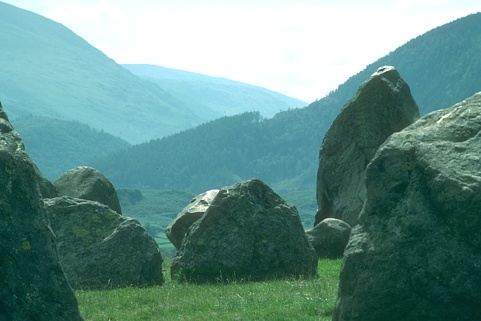
%> input picture inputData/image/241004.jpg, 481 x 321 px
$ octave --eval "result = extractContBW(rgb2gray(imread('../inputData/image/241004.jpg')));"   (GNU Octave 9; MATLAB toolbox functions it lacks are replaced by stand-ins)
%> lines starting %> are read from the running program, lines starting %| are printed output that depends on the picture
% Extract contours from a binary image

function contour = extractContBW(BW)

contour = {};

cont_filter = [0 1 0;
                     1 1 0;
                     0 0 0];
tmp_bw = conv2(BW, cont_filter, 'same');
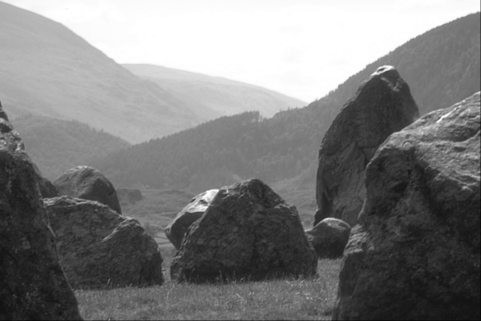
%> tmp_bw: size 321x481 double; min 30, max 765, mean 390.2; drawn with min black and max white
BW(tmp_bw == 3) = 0;

cont_filter = [0 1 0;
                     0 1 1;
                     0 0 0];
tmp_bw = conv2(BW, cont_filter, 'same');
BW(tmp_bw == 3) = 0;

cont_filter = [0 0 0;
                     1 1 0;
                     0 1 0];
tmp_bw = conv2(BW, cont_filter, 'same');
BW(tmp_bw == 3) = 0;

cont_filter = [0 0 0;
                     0 1 1;
                     0 1 0];
tmp_bw = conv2(BW, cont_filter, 'same');
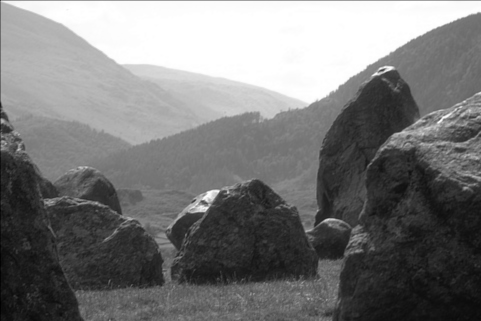
%> tmp_bw: size 321x481 double; min 51, max 765, mean 390.8; drawn with min black and max white
BW(tmp_bw == 3) = 0;

% Break the contours at crossing
cont_filter = [1 1 1;
                     1 0 1;
                     1 1 1];
tmp_bw = conv2(BW, cont_filter, 'same');
tmp_bw = tmp_bw.*BW;
%> tmp_bw: size 321x481 uint8; every value is 255
BW(tmp_bw >= 3) = 0;
%> BW: size 321x481 uint8; every value is 0

min_len = 20;

% find the beginning point of each trajectory
cont_filter = [1 1 1;
                     1 0 1;
                     1 1 1];
tmp_bw = conv2(BW, cont_filter, 'same');
%> tmp_bw: size 321x481 double; every value is 0
BW = tmp_bw.*BW;

[row, col]=find(BW == 1);
%> row = []; col = []
k=1;
endpoint=[row';col']';
%> endpoint = []

[row, column]=find(BW > 1);
%> column = []
all_p=[row'; column']';
%> all_p = []

while (~isempty(all_p))
    if isempty(endpoint)
        % all_p store all the begining point
        i = all_p(1,:);
        contourz = bwtraceboundary(BW, i, 'W', 8, 2000,'clockwise');
        % sepatate the contourz for two parts, and use both of them as the same
        % trajectory from different direction
        % contourz_half is the first half and contourz_half1 is the seconde half
        % if there is an wheel in the image there is no beginning point we directly
        % set contourz_half information to contourz
        contourz_half=contourz;
%         contourz_half1=[];
    else
        i=endpoint(1,:);
        contourz = bwtraceboundary(BW, i, 'W', 8, 2000,'clockwise');
        contourz_half=contourz(1:floor(length(contourz)/2),:);
        %           contourz_half1=contourz(floor(length(contourz)/2)+1:length(contourz),:);
        contourz = [contourz_half;
            %                      contourz_half1;
                    endpoint(1,:)];

    end

    %     estimate the contour is empty or not, if not the point in each
    %     trajectory should longer than 15
    if(~isempty(contourz))
        if(size(contourz_half,1)>=min_len)
            contour{k}=contourz_half;
            k=k+1;
        end
% [4 lines of commented-out code are left out]

        for n = 1:length(contourz)
            BW(contourz(n,1),contourz(n,2)) = 0;
        end
        [row1,col1]=find(BW==1);
        endpoint=[row1,col1];
        [row,column]=find(BW > 1);
        all_p=[row';column']';
    else
        all_p(1,:)=[];
    end

end
%> this loop made 0 passes
%> after the loop, contour = {}; k = 1
%> `result = extractContBW(rgb2gray(imread('../inputData/image/241004.jpg'..`: result = {}
contour = contour';

end

$ run again, on inputData/image/296059.jpg
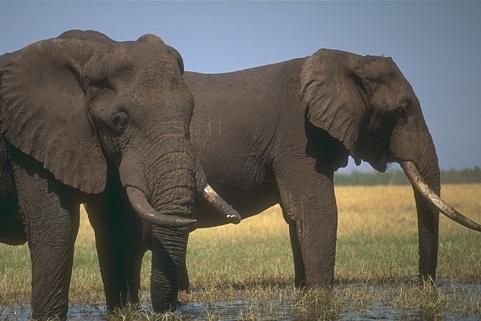
%> input picture inputData/image/296059.jpg, 481 x 321 px
%> in extractContBW, `BW(tmp_bw == 3) = 0;`:
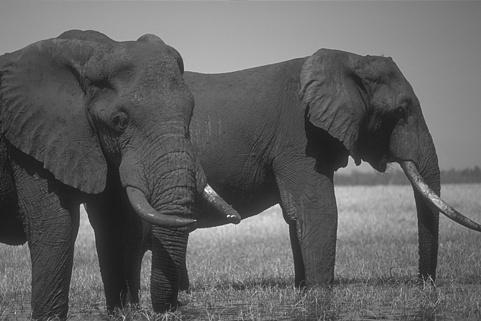
%> BW: size 321x481 uint8; min 16, max 253, mean 98.3
%> in extractContBW, `tmp_bw = conv2(BW, cont_filter, 'same');`:
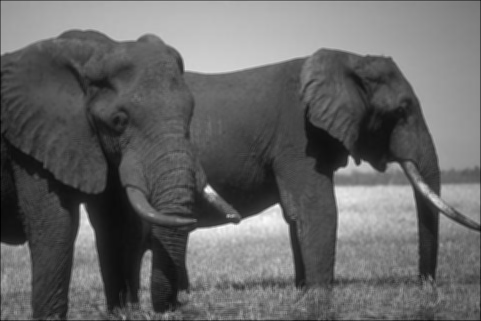
%> tmp_bw: size 321x481 double; min 140, max 1738, mean 782.6; drawn with min black and max white
%> row = []
%> after the loop in extractContBW, `while (~isempty(all_p))`: contour = {}; k = 1
%> result = {}
